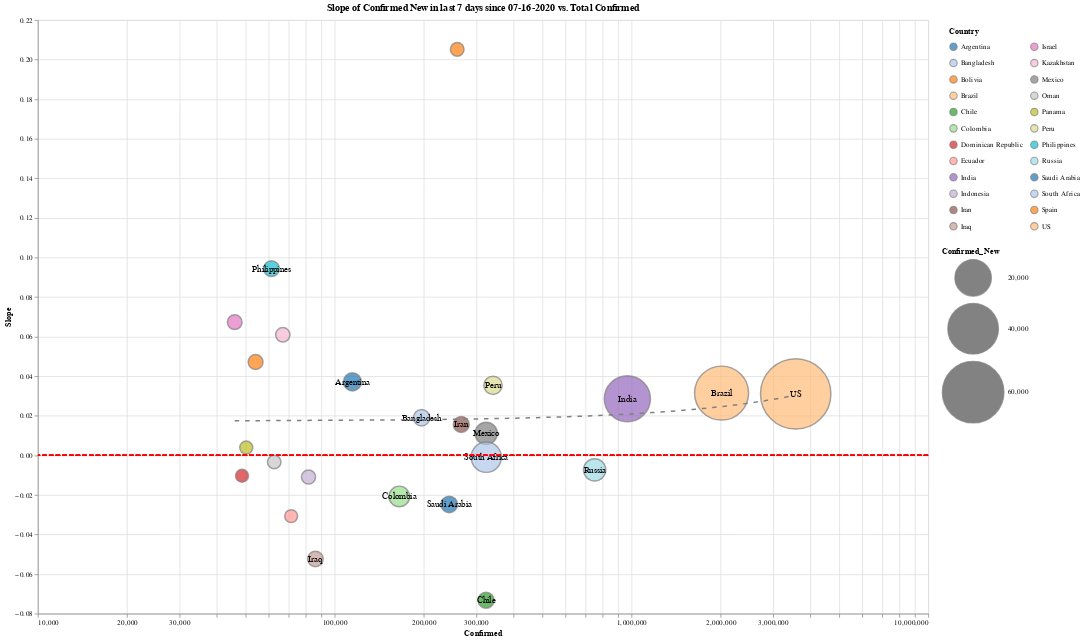

The code cell stored with this chart in its notebook:
### Markdown cell above
# Country Level

### Code cell
slope_chart(country_level, 'Country', 0, xscale='log', limit=1000, scale=3, window=7).properties(
    width=1200,
    height=800
).interactive()

### Figure 1 — Vega-Lite specification as saved in the notebook (floating-point values rounded to 4 significant figures)
{"config": {"view": {"continuousWidth": 400, "continuousHeight": 300}}, "layer": [{"mark": {"type": "point", "filled": true, "stroke": "grey"}, "encoding": {"color": {"type": "nominal", "field": "Country", "legend": {"clipHeight": 20, "columns": 2, "padding": 10}, "scale": {"scheme": "category20"}}, "size": {"type": "quantitative", "field": "Confirmed_New", "scale": {"domain": [1036.0, 78310.0], "range": [300, 9000]}}, "tooltip": [{"type": "nominal", "field": "Country"}, {"type": "quantitative", "field": "Confirmed"}, {"type": "quantitative", "field": "Slope"}, {"type": "quantitative", "field": "Confirmed_New"}], "x": {"type": "quantitative", "axis": {"offset": 0}, "field": "Confirmed", "scale": {"type": "log"}}, "y": {"type": "quantitative", "axis": {"title": "Slope"}, "field": "Slope"}}, "selection": {"selector001": {"type": "interval", "bind": "scales", "encodings": ["x", "y"]}}, "title": "Slope of Confirmed New in last 7 days since 07-16-2020 vs. Total Confirmed"}, {"mark": "text", "encoding": {"color": {"value": "black"}, "size": {"value": 12}, "text": {"type": "nominal", "field": "Country"}, "tooltip": [{"type": "nominal", "field": "Country"}, {"type": "quantitative", "field": "Confirmed"}, {"type": "quantitative", "field": "Slope"}, {"type": "quantitative", "field": "Confirmed_New"}], "x": {"type": "quantitative", "axis": {"offset": 0}, "field": "Confirmed", "scale": {"type": "log"}}, "y": {"type": "quantitative", "axis": {"title": "Slope"}, "field": "Slope"}}, "title": "Slope of Confirmed New in last 7 days since 07-16-2020 vs. Total Confirmed", "transform": [{"filter": "(datum['Confirmed_New'] > 2000)"}]}, {"mark": {"type": "line", "strokeDash": [6, 8]}, "encoding": {"color": {"value": "grey"}, "size": {"value": 2}, "tooltip": [{"type": "nominal", "field": "Country"}, {"type": "quantitative", "field": "Confirmed"}, {"type": "quantitative", "field": "Slope"}, {"type": "quantitative", "field": "Confirmed_New"}], "x": {"type": "quantitative", "axis": {"offset": 0}, "field": "Confirmed", "scale": {"type": "log"}}, "y": {"type": "quantitative", "axis": {"title": "Slope"}, "field": "Slope"}}, "title": "Slope of Confirmed New in last 7 days since 07-16-2020 vs. Total Confirmed", "transform": [{"on": "Confirmed", "regression": "Slope", "method": "poly", "order": 1}]}, {"mark": {"type": "rule", "color": "red", "strokeDash": [6, 3]}, "encoding": {"y": {"type": "quantitative", "axis": {"title": ""}, "field": "a"}}, "transform": [{"calculate": "0", "as": "a"}]}], "data": {"name": "data-117b42afe18d910667d9206d426ecbcc"}, "height": 800, "width": 1200, "$schema": "https://vega.github.io/schema/vega-lite/v4.0.2.json", "datasets": {"data-117b42afe18d910667d9206d426ecbcc": [{"Country": "Argentina", "Date": "07-16-2020", "Confirmed": 114800.0, "Deaths": 2112.0, "Recovered": 49120.0, "Confirmed_New": 3637.0, "Deaths_New": 62.0, "Recovered_New": 1822.0, "Active": 63550.0, "Slope": 0.03714}, {"Country": "Bangladesh", "Date": "07-16-2020", "Confirmed": 196300.0, "Deaths": 2496.0, "Recovered": 107000.0, "Confirmed_New": 2733.0, "Deaths_New": 39.0, "Recovered_New": 1440.0, "Active": 86860.0, "Slope": 0.019}, {"Country": "Bolivia", "Date": "07-16-2020", "Confirmed": 54160.0, "Deaths": 1984.0, "Recovered": 16980.0, "Confirmed_New": 1938.0, "Deaths_New": 42.0, "Recovered_New": 622.0, "Active": 35190.0, "Slope": 0.04716}, {"Country": "Brazil", "Date": "07-16-2020", "Confirmed": 2012000.0, "Deaths": 76690.0, "Recovered": 1398000.0, "Confirmed_New": 45400.0, "Deaths_New": 1322.0, "Recovered_New": 47430.0, "Active": 537900.0, "Slope": 0.03145}, {"Country": "Chile", "Date": "07-16-2020", "Confirmed": 323700.0, "Deaths": 7290.0, "Recovered": 295300.0, "Confirmed_New": 2493.0, "Deaths_New": 104.0, "Recovered_New": 3216.0, "Active": 21110.0, "Slope": -0.07322}, {"Country": "Colombia", "Date": "07-16-2020", "Confirmed": 165200.0, "Deaths": 6164.0, "Recovered": 71740.0, "Confirmed_New": 5271.0, "Deaths_New": 195.0, "Recovered_New": 2930.0, "Active": 87270.0, "Slope": -0.02079}, {"Country": "Dominican Republic", "Date": "07-16-2020", "Confirmed": 48740.0, "Deaths": 941.0, "Recovered": 23640.0, "Confirmed_New": 1072.0, "Deaths_New": 12.0, "Recovered_New": 177.0, "Active": 24170.0, "Slope": -0.01032}, {"Country": "Ecuador", "Date": "07-16-2020", "Confirmed": 71360.0, "Deaths": 5207.0, "Recovered": 31260.0, "Confirmed_New": 1036.0, "Deaths_New": 49.0, "Recovered_New": 619.0, "Active": 34900.0, "Slope": -0.03073}, {"Country": "India", "Date": "07-16-2020", "Confirmed": 968900.0, "Deaths": 24920.0, "Recovered": 612800.0, "Confirmed_New": 32700.0, "Deaths_New": 606.0, "Recovered_New": 20780.0, "Active": 331100.0, "Slope": 0.02862}, {"Country": "Indonesia", "Date": "07-16-2020", "Confirmed": 81670.0, "Deaths": 3873.0, "Recovered": 40340.0, "Confirmed_New": 1574.0, "Deaths_New": 76.0, "Recovered_New": 1295.0, "Active": 37450.0, "Slope": -0.01097}, {"Country": "Iran", "Date": "07-16-2020", "Confirmed": 267100.0, "Deaths": 13610.0, "Recovered": 230600.0, "Confirmed_New": 2500.0, "Deaths_New": 198.0, "Recovered_New": 3047.0, "Active": 22840.0, "Slope": 0.01562}, {"Country": "Iraq", "Date": "07-16-2020", "Confirmed": 86150.0, "Deaths": 3522.0, "Recovered": 54320.0, "Confirmed_New": 2281.0, "Deaths_New": 90.0, "Recovered_New": 1695.0, "Active": 28310.0, "Slope": -0.0524}, {"Country": "Israel", "Date": "07-16-2020", "Confirmed": 46060.0, "Deaths": 384.0, "Recovered": 20370.0, "Confirmed_New": 1871.0, "Deaths_New": 8.0, "Recovered_New": 381.0, "Active": 25300.0, "Slope": 0.0673}, {"Country": "Kazakhstan", "Date": "07-16-2020", "Confirmed": 66900.0, "Deaths": 375.0, "Recovered": 40260.0, "Confirmed_New": 1707.0, "Deaths_New": 0.0, "Recovered_New": 1190.0, "Active": 26260.0, "Slope": 0.06093}, {"Country": "Mexico", "Date": "07-16-2020", "Confirmed": 324000.0, "Deaths": 37570.0, "Recovered": 257700.0, "Confirmed_New": 6406.0, "Deaths_New": 668.0, "Recovered_New": 5313.0, "Active": 28790.0, "Slope": 0.01113}, {"Country": "Oman", "Date": "07-16-2020", "Confirmed": 62570.0, "Deaths": 290.0, "Recovered": 40090.0, "Confirmed_New": 1327.0, "Deaths_New": 9.0, "Recovered_New": 1052.0, "Active": 22190.0, "Slope": -0.003344}, {"Country": "Panama", "Date": "07-16-2020", "Confirmed": 50370.0, "Deaths": 1000.0, "Recovered": 25840.0, "Confirmed_New": 1130.0, "Deaths_New": 18.0, "Recovered_New": 425.0, "Active": 23530.0, "Slope": 0.003944}, {"Country": "Peru", "Date": "07-16-2020", "Confirmed": 341600.0, "Deaths": 12620.0, "Recovered": 231000.0, "Confirmed_New": 3835.0, "Deaths_New": 198.0, "Recovered_New": 4594.0, "Active": 97980.0, "Slope": 0.03538}, {"Country": "Philippines", "Date": "07-16-2020", "Confirmed": 61270.0, "Deaths": 1643.0, "Recovered": 21440.0, "Confirmed_New": 2416.0, "Deaths_New": 29.0, "Recovered_New": 464.0, "Active": 38180.0, "Slope": 0.09434}, {"Country": "Russia", "Date": "07-16-2020", "Confirmed": 751600.0, "Deaths": 11920.0, "Recovered": 530800.0, "Confirmed_New": 6415.0, "Deaths_New": 167.0, "Recovered_New": 8426.0, "Active": 208900.0, "Slope": -0.007322}, {"Country": "Saudi Arabia", "Date": "07-16-2020", "Confirmed": 243200.0, "Deaths": 2370.0, "Recovered": 187600.0, "Confirmed_New": 2764.0, "Deaths_New": 45.0, "Recovered_New": 4574.0, "Active": 53250.0, "Slope": -0.02481}, {"Country": "South Africa", "Date": "07-16-2020", "Confirmed": 324200.0, "Deaths": 4669.0, "Recovered": 165600.0, "Confirmed_New": 13170.0, "Deaths_New": 216.0, "Recovered_New": 4898.0, "Active": 154000.0, "Slope": -0.0009542}, {"Country": "Spain", "Date": "07-16-2020", "Confirmed": 258900.0, "Deaths": 28420.0, "Recovered": 150400.0, "Confirmed_New": 1361.0, "Deaths_New": 3.0, "Recovered_New": 0.0, "Active": 80060.0, "Slope": 0.2052}, {"Country": "US", "Date": "07-16-2020", "Confirmed": 3576000.0, "Deaths": 138400.0, "Recovered": 1091000.0, "Confirmed_New": 78310.0, "Deaths_New": 951.0, "Recovered_New": 14760.0, "Active": 2347000.0, "Slope": 0.03106}]}}
